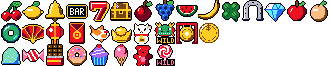
#> input picture games/CHSlots/tools/art/symbols.png, 330 x 66 px
$ python craft.py ../../games/CHSlots/tools/art/symbols.png
#> lines starting #> are read from the running program, lines starting #| are printed output that depends on the picture; after the words box and inside, x2 and y2 are one past the last pixel; in counts of white or black regions, pixels touching at a corner belong together
#> in main, im is the input picture: PIL image 330x66 RGBA; mean R, G, B, A 60.1, 41, 30.9, 113
"""The pixel-art conventions a program can check, on a sprite or picture of
any size (docs/pixel-art.md is the whole guide).

    python -m artkit.craft IMAGE.png ...        orphans and jaggies, per colour cluster and silhouette

orphans   pixels none of whose eight neighbours share their colour, and no
          pixel two away does either (so not part of a dither): noise,
          unless a deliberate glint
jaggies   kinks in a curve's staircase. Along one quarter of an edge, the
          runs of a curve going from flat to steep must only shorten
          (3, 2, 2, 1) and then the vertical runs only lengthen (1, 2, 3);
          a run that breaks that order (3, 1, 3) is a jaggie. Checked on
          the silhouette (opaque vs transparent) and on each colour's
          clusters of at least `min_size` pixels.

From Python: craft.orphans(idx), craft.jaggies(mask), craft.report(idx).
idx is a 2D array of colour indices (or RGB, which is keyed), with
`transparent` for the background.
"""
from __future__ import annotations

import sys

import numpy as np


def _key(a):
    a = np.asarray(a)
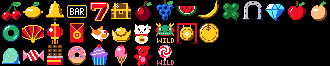
#> a: shape (66, 330, 3); mean R, G, B 60.1, 41, 30.9
    if a.ndim == 3:
        a = a.astype(np.int64)
        return a[..., 0] << 16 | a[..., 1] << 8 | a[..., 2]
    return a.astype(np.int64)


def orphans(idx, transparent=None):
    """[(x, y)] of lone pixels (not counting a regular dither)."""
#> called with transparent = -2
    k = _key(idx)
    h, w = k.shape
#> h = 66; w = 330
    pad = np.pad(k, 2, constant_values=-1)
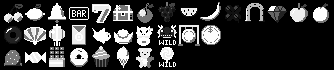
#> pad: shape (70, 334) int64; min -2, max 16777215, mean 3678938.5; drawn with min black and max white
    c = pad[2:-2, 2:-2]
    alone = np.ones_like(c, dtype=bool)
    for dy in (-1, 0, 1):
        for dx in (-1, 0, 1):
            if dx or dy:
                alone &= pad[2 + dy:2 + dy + h, 2 + dx:2 + dx + w] != c
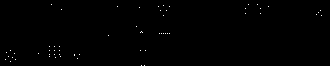
#> alone: shape (66, 330) bool; 0.28% white in thin lines or dots
    two = np.zeros_like(alone)
    for dy, dx in ((-2, 0), (2, 0), (0, -2), (0, 2)):
        two |= pad[2 + dy:2 + dy + h, 2 + dx:2 + dx + w] == c
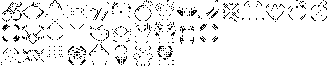
#> two: shape (66, 330) bool; 93.1% white; black in thin lines or dots
    m = alone & ~two
#> m: shape (66, 330) bool; 0.21% white in thin lines or dots
    if transparent is not None:
        m &= k != transparent
#> m: shape (66, 330) bool; 0.2% white in thin lines or dots, all inside (x1, y1, x2, y2) = (5, 4, 322, 62)
    ys, xs = np.nonzero(m)
#> ys = 44 values from 4 to 61; xs = 44 values, max 321 at index 14, min 5 at index 41, mean 110.8
    return list(zip(xs.tolist(), ys.tolist()))


def _profile_kinks(p):
    """Kinks in a monotone edge profile p (one value per row, or per column).
    Returns the indices where the staircase order breaks."""
    p = np.asarray(p)
    if len(p) < 3:
        return []
    d = np.abs(np.diff(p))
    # The curve as runs: a step of d>0 is a flat run of length d; a stretch of
    # zeros is a steep run of (zeros + 1) rows.
    runs = []                         # (kind, length, index)
    i = 0
    while i < len(d):
        if d[i] > 0:
            runs.append(("flat", int(d[i]), i))
            i += 1
        else:
            j = i
            while j < len(d) and d[j] == 0:
                j += 1
            runs.append(("steep", j - i + 1, i))
            i = j
    kinks = []
    # flat runs (with a 1 between steep runs counting as flat 1) shorten, then steep runs lengthen
    seq = [(1 if k == "steep" else 0, n, at) for k, n, at in runs]
    for a, b, c in zip(seq, seq[1:], seq[2:]):
        # a run shorter than both neighbours of the same kind, or longer than both: a kink
        if a[0] == b[0] == c[0]:
            if (b[1] < a[1] and b[1] < c[1]) or (b[1] > a[1] and b[1] > c[1]):
                if abs(b[1] - a[1]) + abs(b[1] - c[1]) >= 2:
                    kinks.append(b[2])
    return kinks


def _monotone_pieces(p):
    """Split a profile into pieces where it only grows or only shrinks."""
    pieces, start, sign = [], 0, 0
    for i in range(1, len(p)):
        s = np.sign(p[i] - p[i - 1])
        if s and sign and s != sign:
            pieces.append((start, i))
            start = i - 1
        if s:
            sign = s
    pieces.append((start, len(p)))
    return pieces


def jaggies(mask, min_rows=4):
    """[(x, y)] near kinks on the edge of a boolean shape: its left and right
    edges row by row, its top and bottom column by column."""
#> called with min_rows = 4
    m = np.asarray(mask, dtype=bool)
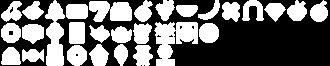
#> m: shape (66, 330) bool; 44.3% white; 28 white regions, largest, box (x1, y1, x2, y2) and area: (154, 22, 198, 66) 1142, (45, 0, 65, 66) 900, (89, 1, 132, 22) 693
    out = []
    for transpose in (False, True):
        mm = m.T if transpose else m
        rows = [r for r in range(mm.shape[0]) if mm[r].any()]
        if len(rows) < min_rows:
            continue
        for side in ("lo", "hi"):
            prof = []
            for r in rows:
                xs = np.nonzero(mm[r])[0]
                prof.append(xs[0] if side == "lo" else xs[-1])
            prof = np.array(prof)
            for a, b in _monotone_pieces(prof):
                seg = prof[a:b]
                for k in _profile_kinks(seg):
                    r, c = rows[a + k], int(seg[k])
                    out.append((r, c) if transpose else (c, r))
#> this loop made 2 passes
#> pass 2, in jaggies, `mm = m.T if transpose else m`:
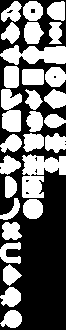
#> mm: shape (330, 66) bool; 44.3% white; 28 white regions, largest, box (x1, y1, x2, y2) and area: (22, 154, 66, 198) 1142, (0, 45, 66, 65) 900, (1, 89, 22, 132) 693
#> after the loop, out = 36 pairs, first value 4 to 305, second value 2 to 64
    return sorted(set(out))


def clusters(idx, colour, min_size=6):
    """Boolean masks of the 4-connected clusters of one colour."""
    from collections import deque
    k = _key(idx)
    m = k == colour
    seen = np.zeros_like(m)
    out = []
    for y, x in zip(*np.nonzero(m)):
        if seen[y, x]:
            continue
        q, cl = deque([(y, x)]), []
        seen[y, x] = True
        while q:
            cy, cx = q.popleft()
            cl.append((cy, cx))
            for ny, nx in ((cy + 1, cx), (cy - 1, cx), (cy, cx + 1), (cy, cx - 1)):
                if 0 <= ny < m.shape[0] and 0 <= nx < m.shape[1] and m[ny, nx] and not seen[ny, nx]:
                    seen[ny, nx] = True
                    q.append((ny, nx))
        if len(cl) >= min_size:
            cm = np.zeros_like(m)
            for cy, cx in cl:
                cm[cy, cx] = True
            out.append(cm)
    return out


def report(idx, transparent=None, min_size=6):
    """{'orphans': [...], 'jaggies': {'silhouette': [...], colour: [...]}}."""
    k = _key(idx)
    res = {"orphans": orphans(k, transparent), "jaggies": {}}
    if transparent is not None:
        j = jaggies(k != transparent)
#> j has the same summary as out in jaggies
        if j:
            res["jaggies"]["silhouette"] = j
    for col in np.unique(k):
        if col == transparent:
            continue
        found = []
        for cm in clusters(k, col, min_size):
            found += jaggies(cm)
        if found:
            res["jaggies"][int(col)] = sorted(set(found))
#> this loop made 21 passes
#> col on passes 1, 3, 4, 5, 6, 7, 8, 9, 10, 11, 12, 13: -2, 17442, 1122901, 1144627, 2254574, 2271846, 4504405, 6745855, 7798818, 7816209, 7855547, 11167470
#> col on pass 2: 0
#> pass 2, in jaggies (call 2), `m = np.asarray(mask, dtype=bool)`:
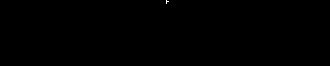
#> m: shape (66, 330) bool; 0.03% white in thin lines or dots, all inside (x1, y1, x2, y2) = (166, 0, 169, 4)
#> after the loop: cm: shape (66, 330) bool; 0.07% white in thin lines or dots, all inside (x1, y1, x2, y2) = (27, 53, 32, 61)
    return res


def main(argv):
    from PIL import Image
    for p in argv:
        im = Image.open(p).convert("RGBA")
        a = np.asarray(im)
        key = _key(a[..., :3])
        key = np.where(a[..., 3] == 0, -2, key)
        r = report(key, transparent=-2)
        print(f"{p}: {len(r['orphans'])} orphans {r['orphans'][:8]}")
#| ../../games/CHSlots/tools/art/symbols.png: 44 orphans [(248, 4), (257, 4), (163, 5), (117, 6), (158, 6), (169, 6), (268, 6), (61, 9)]
        for c, pts in r["jaggies"].items():
            name = c if c == "silhouette" else f"#{c:06X}"
            print(f"   jaggies ({name}): {pts[:8]}")
#> this loop made 12 passes
#> (c, pts) on passes 2, 3, 4, 5, 6, 7, 9, 10: (1144627, [(8, 9), (9, 7), (9, 9), (10, 6), (10, 8)]), (2254574, [(276, 19), (281, 13)]), (2271846, [(7, 28), (9, 27)]), (6745855, [(268, 12)]), (7798818, [(26, 30), (27, 31), (103, 13), (148, 64), (303, 16)]), (7816209, [(127, 38), (209, 29)]), (16742314, [(41, 54), (72, 56)]), (16746530, [(92, 28), (94, 33)])
#> c on passes 1, 8, 11, 12: 'silhouette', 15601954, 16763938, 16777215
#|    jaggies (silhouette): [(4, 40), (6, 10), (6, 24), (6, 41), (7, 9), (7, 23), (7, 42), (8, 7)]
#|    jaggies (#117733): [(8, 9), (9, 7), (9, 9), (10, 6), (10, 8)]
#|    jaggies (#2266EE): [(276, 19), (281, 13)]
#|    jaggies (#22AA66): [(7, 28), (9, 27)]
#|    jaggies (#66EEFF): [(268, 12)]
#|    jaggies (#770022): [(26, 30), (27, 31), (103, 13), (148, 64), (303, 16)]
#|    jaggies (#774411): [(127, 38), (209, 29)]
#|    jaggies (#EE1122): [(25, 31), (26, 32), (32, 56), (33, 57), (34, 55), (35, 52), (36, 54), (136, 58)]
#> (further printed lines are left out)
    return 0


if __name__ == "__main__":
    sys.exit(main(sys.argv[1:]))
#> (the program exits here)
